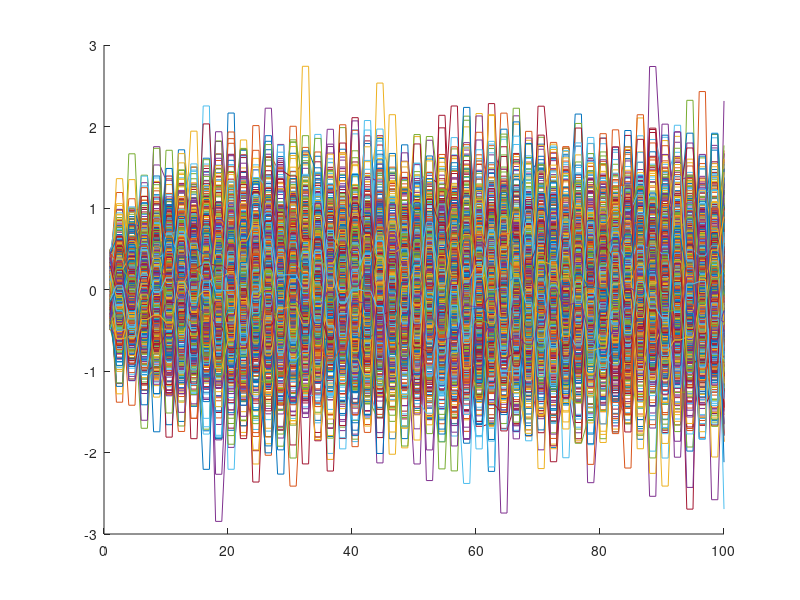

MATLAB code for this plot:
% FORCE.m
%
% This function generates the sum of 4 sine waves in figure 2D using the architecture of figure 1A with the RLS
% learning rule.
%
% written by David Sussillo
disp('Clearing workspace.');
clear;

linewidth = 3;
fontsize = 14;
fontweight = 'bold';

%Train/test data or check weights of echo network
trainTestdat=0; %1 - train/test data; 0 - check weights of echo network

N = 1000;
p = 0.1;
g = 1.3;
alpha = 1.0;
% nsecs = 1440;
dt = 0.1;
learn_every = 2;

scale = 1.0/sqrt(p*N);
M = sprandn(N,N,p)*g*scale;
M = full(M);

nRec2Out = N;
if trainTestdat==1
    wo = zeros(nRec2Out,1);
    nsecs = 1440;
else
    wo = rand(nRec2Out,1)-0.5;
    nsecs = 100;
end
dw = zeros(nRec2Out,1);
wf = 2.0*(rand(N,1)-0.5);

disp(['   N: ', num2str(N)]);
disp(['   g: ', num2str(g)]);
disp(['   p: ', num2str(p)]);
disp(['   nRec2Out: ', num2str(nRec2Out)]);
disp(['   alpha: ', num2str(alpha,3)]);
disp(['   nsecs: ', num2str(nsecs)]);
disp(['   learn_every: ', num2str(learn_every)]);


simtime = 0:dt:nsecs-dt;
simtime_len = length(simtime);
simtime2 = 1*nsecs:dt:2*nsecs-dt;

amp = 1.3;
freq = 1/60;
ft = (amp/1.0)*sin(1.0*pi*freq*simtime) + ...
     (amp/2.0)*sin(2.0*pi*freq*simtime) + ...
     (amp/6.0)*sin(3.0*pi*freq*simtime) + ...
     (amp/3.0)*sin(4.0*pi*freq*simtime);
ft = ft/1.5;

ft2 = (amp/1.0)*sin(1.0*pi*freq*simtime2) + ...
      (amp/2.0)*sin(2.0*pi*freq*simtime2) + ...
      (amp/6.0)*sin(3.0*pi*freq*simtime2) + ...
      (amp/3.0)*sin(4.0*pi*freq*simtime2);
ft2 = ft2/1.5;


wo_len = zeros(1,simtime_len);    
zt = zeros(1,simtime_len);
zpt = zeros(1,simtime_len);
x0 = 0.5*randn(N,1);
z0 = 0.5*randn(1,1);

x = x0; 
r = tanh(x);
z = z0; 

figure;
ti = 0;
P = (1.0/alpha)*eye(nRec2Out);
W=zeros(N,simtime_len);
for t = simtime
    ti = ti+1;	
    
    if trainTestdat==1
    if mod(ti, nsecs/2) == 0
	disp(['time: ' num2str(t,3) '.']);
	subplot 211;
	plot(simtime, ft, 'linewidth', linewidth, 'color', 'green');
	hold on;
	plot(simtime, zt, 'linewidth', linewidth, 'color', 'red');
	title('training', 'fontsize', fontsize, 'fontweight', fontweight);
	legend('f', 'z');	
	xlabel('time', 'fontsize', fontsize, 'fontweight', fontweight);
	ylabel('f and z', 'fontsize', fontsize, 'fontweight', fontweight);
	hold off;
	
	subplot 212;
	plot(simtime, wo_len, 'linewidth', linewidth);
	xlabel('time', 'fontsize', fontsize, 'fontweight', fontweight);
	ylabel('|w|', 'fontsize', fontsize, 'fontweight', fontweight);
	legend('|w|');
	pause(0.5);	
    end
    end
    
    % sim, so x(t) and r(t) are created.
    x = (1.0-dt)*x + M*(r*dt) + wf*(z*dt);
    r = tanh(x);
    z = wo'*r;
    
    if mod(ti, learn_every) == 0
	% update inverse correlation matrix
	k = P*r;
	rPr = r'*k;
	c = 1.0/(1.0 + rPr);
	P = P - k*(k'*c);
    
	% update the error for the linear readout
	e = z-ft(ti);
	
	% update the output weights
	dw = -e*k*c;
    if trainTestdat==1
        wo = wo + dw;
    else
        wo = M*tanh(wo);
    end
    end
    
    % Store the output of the system.
    zt(ti) = z;
    wo_len(ti) = sqrt(wo'*wo);	
    W(:,ti)=wo;
end
error_avg = sum(abs(zt-ft))/simtime_len;
disp(['Training MAE: ' num2str(error_avg,3)]);    
disp(['Now testing... please wait.']);    

if trainTestdat==1
% Now test. 
ti = 0;
for t = simtime				% don't want to subtract time in indices
    ti = ti+1;    
    
    % sim, so x(t) and r(t) are created.
    x = (1.0-dt)*x + M*(r*dt) + wf*(z*dt);
    r = tanh(x);
    z = wo'*r;
    
    zpt(ti) = z;
end
error_avg = sum(abs(zpt-ft2))/simtime_len;
disp(['Testing MAE: ' num2str(error_avg,3)]);


figure;
subplot 211;
plot(simtime, ft, 'linewidth', linewidth, 'color', 'green');
hold on;
plot(simtime, zt, 'linewidth', linewidth, 'color', 'red');
title('training', 'fontsize', fontsize, 'fontweight', fontweight);
xlabel('time', 'fontsize', fontsize, 'fontweight', fontweight);
hold on;
ylabel('f and z', 'fontsize', fontsize, 'fontweight', fontweight);
legend('f', 'z');


subplot 212;
hold on;
plot(simtime2, ft2, 'linewidth', linewidth, 'color', 'green'); 
axis tight;
plot(simtime2, zpt, 'linewidth', linewidth, 'color', 'red');
axis tight;
title('simulation', 'fontsize', fontsize, 'fontweight', fontweight);
xlabel('time', 'fontsize', fontsize, 'fontweight', fontweight);
ylabel('f and z', 'fontsize', fontsize, 'fontweight', fontweight);
legend('f', 'z');
else
%Look at weights during first 100 data points
hold all; 
for i=1:N
    plot(W(i,1:100));
end
end